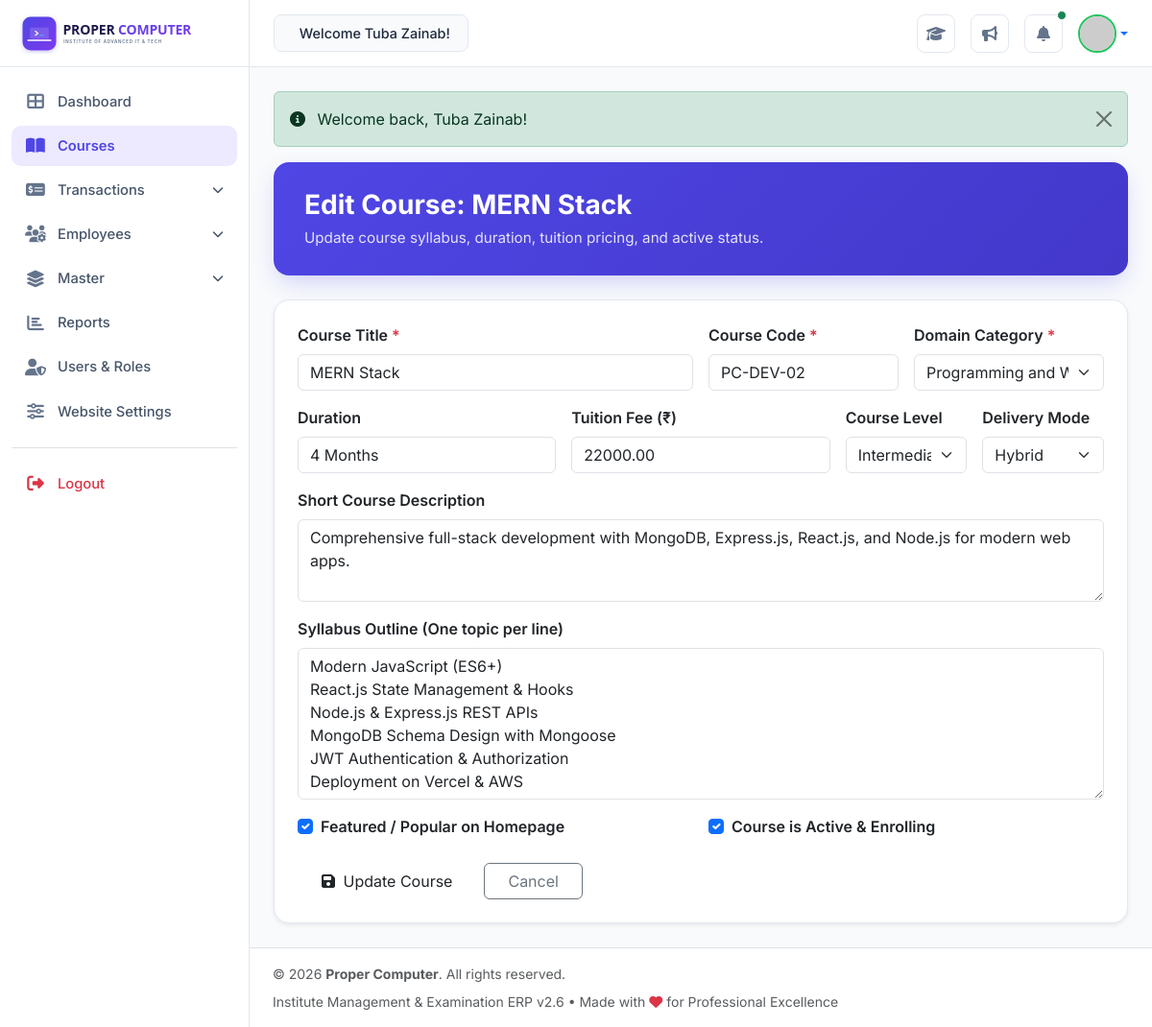
The page /admin/course-edit.php?id=2 (signed in) on the database its author committed.
### tables this page shows
CREATE TABLE `courses` (
  `id` INT AUTO_INCREMENT PRIMARY KEY,
  `category_id` INT NOT NULL,
  `name` VARCHAR(150) NOT NULL,
  `slug` VARCHAR(150) NOT NULL UNIQUE,
  `code` VARCHAR(30) NOT NULL UNIQUE,
  `duration` VARCHAR(50) NOT NULL DEFAULT '3 Months',
  `fee` DECIMAL(10,2) NOT NULL DEFAULT 15000.00,
  `level` ENUM('Beginner', 'Intermediate', 'Advanced', 'All Levels') DEFAULT 'Beginner',
  `mode` ENUM('Online', 'Offline', 'Hybrid') DEFAULT 'Hybrid',
  `description` TEXT NULL,
  `syllabus` LONGTEXT NULL,
  `is_popular` TINYINT(1) DEFAULT 0,
  `is_active` TINYINT(1) DEFAULT 1,
  `created_at` DATETIME DEFAULT CURRENT_TIMESTAMP,
  FOREIGN KEY (`category_id`) REFERENCES `course_categories` (`id`)
);

CREATE TABLE `course_categories` (
  `id` INT AUTO_INCREMENT PRIMARY KEY,
  `name` VARCHAR(100) NOT NULL,
  `slug` VARCHAR(100) NOT NULL UNIQUE,
  `icon` VARCHAR(50) DEFAULT 'fas fa-laptop-code',
  `description` TEXT NULL,
  `sort_order` INT DEFAULT 0
);

### admin/course-edit.php (the view, shortened to what this page needs)
<?php
require_once __DIR__ . '/../config/helpers.php';
$pdo = getDBConnection();
$id = (int)($_GET['id'] ?? 0);
$stmt = $pdo->prepare("SELECT * FROM courses WHERE id = ?");
$stmt->execute([$id]);
$course = $stmt->fetch();
$categories = $pdo->query("SELECT * FROM course_categories ORDER BY sort_order ASC")->fetchAll();
require_once __DIR__ . '/../includes/admin_header.php';
?>
<div class="admin-header-banner">
    <h2>Edit Course: <?= e($course['name']) ?></h2>
    <p>Update course syllabus, duration, tuition pricing, and active status.</p>
</div>
<div class="card border-0 rounded-4 p-4 shadow-sm" style="background:#ffffff; border:1px solid var(--admin-border)!important;">
    <form method="POST" action="">
        <div class="row g-3 mb-4">
            <div class="col-md-6">
                <label class="form-label fw-semibold">Course Title <span class="text-danger">*</span></label>
                <input type="text" name="name" class="form-control" value="<?= e($course['name']) ?>" required>
            </div>
            <div class="col-md-3">
                <label class="form-label fw-semibold">Course Code <span class="text-danger">*</span></label>
                <input type="text" name="code" class="form-control" value="<?= e($course['code']) ?>" required>
            </div>
            <div class="col-md-3">
                <label class="form-label fw-semibold">Domain Category <span class="text-danger">*</span></label>
                <select name="category_id" class="form-select" required>
                    <?php foreach ($categories as $cat): ?>
                        <option value="<?= $cat['id'] ?>" <?= ($course['category_id'] == $cat['id']) ? 'selected' : '' ?>>
                            <?= e($cat['name']) ?>
                        </option>
                    <?php endforeach; ?>
                </select>
            </div>
            <div class="col-md-4">
                <label class="form-label fw-semibold">Duration</label>
                <input type="text" name="duration" class="form-control" value="<?= e($course['duration']) ?>">
            </div>
            <div class="col-md-4">
                <label class="form-label fw-semibold">Tuition Fee (₹)</label>
                <input type="number" step="0.01" name="fee" class="form-control" value="<?= e($course['fee']) ?>">
            </div>
            <div class="col-md-2">
                <label class="form-label fw-semibold">Course Level</label>
                <select name="level" class="form-select">
                    <option value="Intermediate" <?= ($course['level'] === 'Intermediate') ? 'selected' : '' ?>>Intermediate</option>
                </select>
            </div>
            <div class="col-md-2">
                <label class="form-label fw-semibold">Delivery Mode</label>
                <select name="mode" class="form-select">
                    <option value="Hybrid" <?= ($course['mode'] === 'Hybrid') ? 'selected' : '' ?>>Hybrid</option>
                </select>
            </div>
            <div class="col-12">
                <label class="form-label fw-semibold">Short Course Description</label>
                <textarea name="description" rows="3" class="form-control"><?= e($course['description']) ?></textarea>
            </div>
            <div class="col-12">
                <label class="form-label fw-semibold">Syllabus Outline (One topic per line)</label>
                <textarea name="syllabus" rows="6" class="form-control"><?= e($course['syllabus']) ?></textarea>
            </div>
            <div class="col-md-6">
                <div class="form-check">
                    <input class="form-check-input" type="checkbox" name="is_popular" id="isPopular" value="1" <?= $course['is_popular'] ? 'checked' : '' ?>>
                    <label class="form-check-label fw-semibold" for="isPopular">Featured / Popular on Homepage</label>
                </div>
            </div>
            <div class="col-md-6">
                <div class="form-check">
                    <input class="form-check-input" type="checkbox" name="is_active" id="isActive" value="1" <?= $course['is_active'] ? 'checked' : '' ?>>
                    <label class="form-check-label fw-semibold" for="isActive">Course is Active &amp; Enrolling</label>
                </div>
            </div>
        </div>
        <div class="d-flex gap-2">
            <button type="submit" class="btn btn-pc-primary px-4">
                <i class="fas fa-save me-1"></i> Update Course
            </button>
            <a href="courses.php" class="btn btn-outline-secondary px-4">Cancel</a>
        </div>
    </form>
</div>
<?php require_once __DIR__ . '/../includes/admin_footer.php'; ?>

### assets/css/admin.css (style rules this page uses)
:root { --admin-bg: #f8fafc; --admin-sidebar-w: 260px; --admin-sidebar-collapsed-w: 80px; --admin-topbar-h: 70px; --admin-primary: #4f46e5; --admin-primary-dark: #3730a3; --admin-purple-grad: linear-gradient(135deg, #4f46e5 0%, #4338ca 100%); --admin-border: #e2e8f0; --admin-table-head: #ede9fe; --admin-table-head-text: #4338ca; --font-heading: 'Outfit', sans-serif; --font-body: 'Inter', sans-serif; }
body.admin-body { font-family: var(--font-body); background-color: var(--admin-bg); color: #334155; margin: 0; padding: 0; overflow-x: hidden; }
.admin-header-banner { background: linear-gradient(135deg, #4f46e5 0%, #4338ca 100%); color: #ffffff; border-radius: 16px; padding: 28px 32px; position: relative; overflow: hidden; margin-bottom: 25px; box-shadow: 0 10px 25px -5px rgba(79, 70, 229, 0.25); }
.admin-header-banner h2 { color: #ffffff; font-size: 1.75rem; font-weight: 700; margin-bottom: 6px; }
.admin-header-banner p { color: rgba(255, 255, 255, 0.85); margin-bottom: 0; font-size: 0.95rem; }

### rows shown on the page
courses: name "MERN Stack", code "PC-DEV-02", category_id "Programming and Web Development", duration "4 Months", fee "22000.00", level "Intermediate", mode "Hybrid", description "Comprehensive full-stack development with MongoDB, Express.js, React.js, and Node.js for modern web apps.", syllabus "Modern JavaScript (ES6+) React.js State Management & Hooks Node.js & Express.js REST APIs MongoDB Schema Design with Mongoose JWT Authentication & Authorization Deployment on Vercel & AWS", is_popular "☑", is_active "☑"

### other values the page prints
$user['full_name'] "Tuba Zainab"
$message "Welcome back, Tuba Zainab!"
APP_NAME "Proper Computer"
